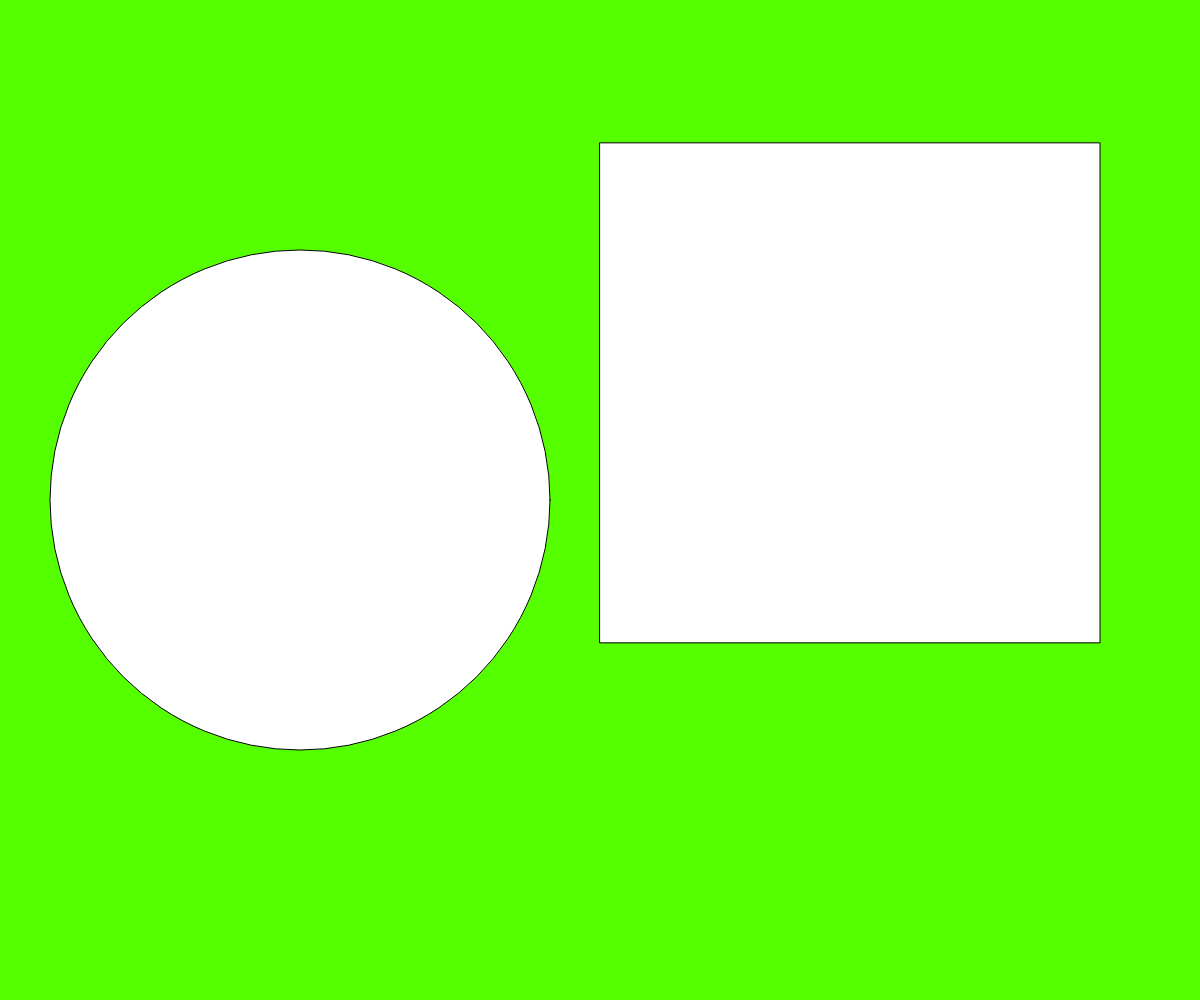
Frame 1 (no input)
Frame 60 (no input): identical to frame 1, image omitted
Frame 120 (the mouse pressed at the canvas centre since frame 60): identical to frame 1, image omitted

The p5.js sketch that drew this single still picture (run headless with seeded random() and noise() and a simulated clock; from frame 60 on, the mouse is pressed at the canvas centre):

// p5.js sketch
// ── sketch.js
let drawing = 0;

function setup() {
  createCanvas(windowWidth, windowHeight);
  colorMode(HSB)
}

function sketch()
{
  background(100, 100, 100);
  stroke('black');
  fill(0, 0, 100);
  circle(windowWidth / 4, windowHeight / 2, 500);
  square((windowWidth / 2), windowHeight / 7, 500);
}

function sketch1()
{
  background (0, 0, 100);
  noStroke();
  fill(0, 100, 100, 0.4);

  circle(windowWidth/2, windowHeight/4, 500);
  fill(120, 100, 100, 0.4);
  circle(windowWidth/2 + 200, windowHeight/2, 500);
  fill(240, 100, 100, 0.4);
  circle(windowWidth/2 - 200, windowHeight/2, 500);
}

function pacman() {
  background(0, 0, 0);
  
}
function draw() {
  switch(drawing)
  {
    case 0:
      sketch();
      break;
    case 1:
      sketch1();
      break;
    case 2:
      pacman();
      break;
    default:
      break;
  }  
  if(drawing > 2){
    drawing = 0;
  }
}

function mouseClicked (){
  drawing++;
}
// ── style.css
html, body {
  margin: 0;
  padding: 0;
}

canvas {
  display: block;
}

p { text-align: center; }
